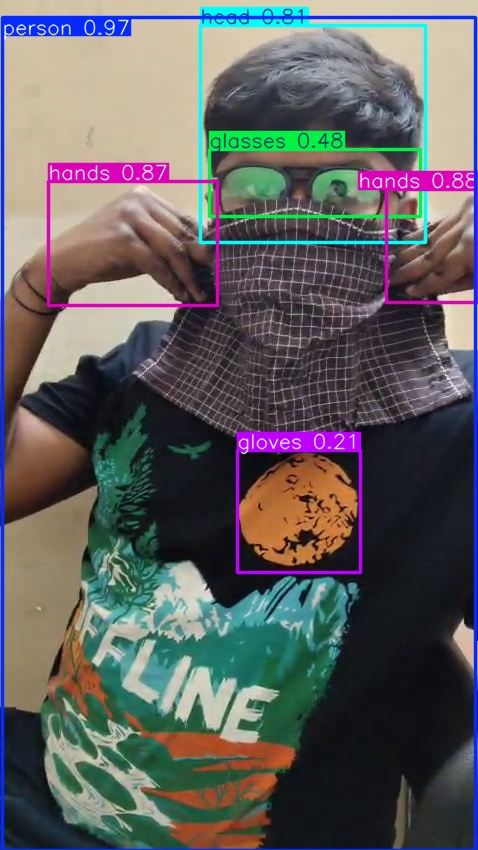

Here is the Python script that generated this plot:
"""
Test script to verify YOLO detection on a video frame.
Run this to see what the model is actually detecting.
"""
import cv2
from ultralytics import YOLO
import os

# Find a test video
uploads_dir = "uploads"
videos = [f for f in os.listdir(uploads_dir) if f.endswith('.mp4') and not f.startswith('annotated')]

if not videos:
    print("No videos found in uploads/ directory")
    print("Please upload a video first via the frontend")
    exit(1)

video_path = os.path.join(uploads_dir, videos[0])
print(f"Testing with video: {video_path}")

# Load model
print("\nLoading model...")
model = YOLO("ppe_model.pt")
print(f"Model classes: {model.names}")

# Open video and get a frame
cap = cv2.VideoCapture(video_path)
if not cap.isOpened():
    print(f"Cannot open video: {video_path}")
    exit(1)

# Skip to middle of video
total_frames = int(cap.get(cv2.CAP_PROP_FRAME_COUNT))
cap.set(cv2.CAP_PROP_POS_FRAMES, total_frames // 2)

ret, frame = cap.read()
if not ret:
    print("Cannot read frame")
    exit(1)

print(f"\nFrame size: {frame.shape}")

# Run detection with LOW confidence
print("\n=== Running detection (conf=0.1) ===")
results = model(frame, conf=0.1, verbose=True)

if results and len(results) > 0:
    boxes = results[0].boxes
    if boxes is not None and len(boxes) > 0:
        print(f"\nDetected {len(boxes)} objects:")
        for i in range(len(boxes)):
            cls_id = int(boxes.cls[i].cpu().numpy())
            conf = float(boxes.conf[i].cpu().numpy())
            cls_name = model.names.get(cls_id, f"class_{cls_id}")
            print(f"  {i+1}. {cls_name} (confidence: {conf:.2%}, class_id: {cls_id})")
    else:
        print("\nNo objects detected!")
else:
    print("\nNo results from model!")

cap.release()

# Save annotated frame for visual inspection
print("\n=== Saving annotated frame ===")
annotated_frame = results[0].plot() if results else frame
cv2.imwrite("test_detection.jpg", annotated_frame)
print("Saved to: test_detection.jpg")
print("\nOpen this file to see what the model detected!")
